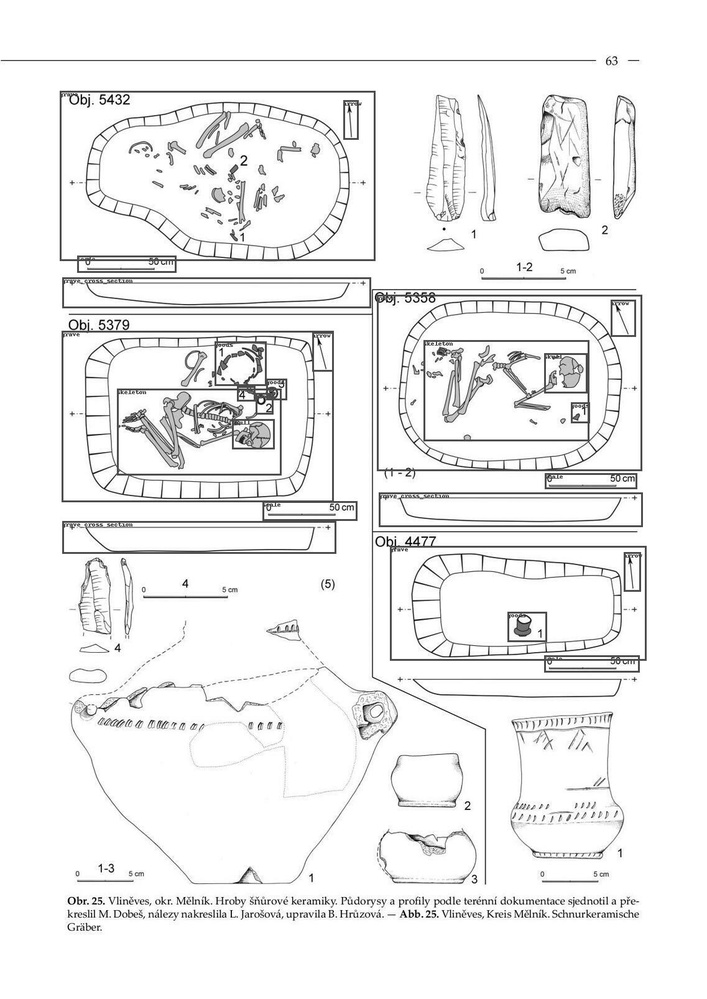
#> input picture scripts/object detection example.jpg, 707 x 999 px, shrunk from 1137 x 1607 before the run
$ python -i features.py   (imports and definitions only)
#> lines starting #> are read from the running program, lines starting #| are printed output that depends on the picture; after the words box and inside, x2 and y2 are one past the last pixel; in counts of white or black regions, pixels touching at a corner belong together
#> further down, picture is the input picture: shape (999, 707, 3); min 0, max 255, mean 240.4
"""
Feature extraction module for SIFT and ORB features.
"""

import cv2
import numpy as np


# [98 lines left out: functions extract_local_features, _extract_sift_features, _filter_sift_features, _extract_orb_features, extract_pattern_feature, _extract_texture_feature and 1 more, not called in this run]


def _extract_edge_feature(image_array):
    """Extract edge features using Canny and orientation histogram."""
    gray = cv2.cvtColor(image_array, cv2.COLOR_BGR2GRAY)
    edges = cv2.Canny(gray, 50, 150)
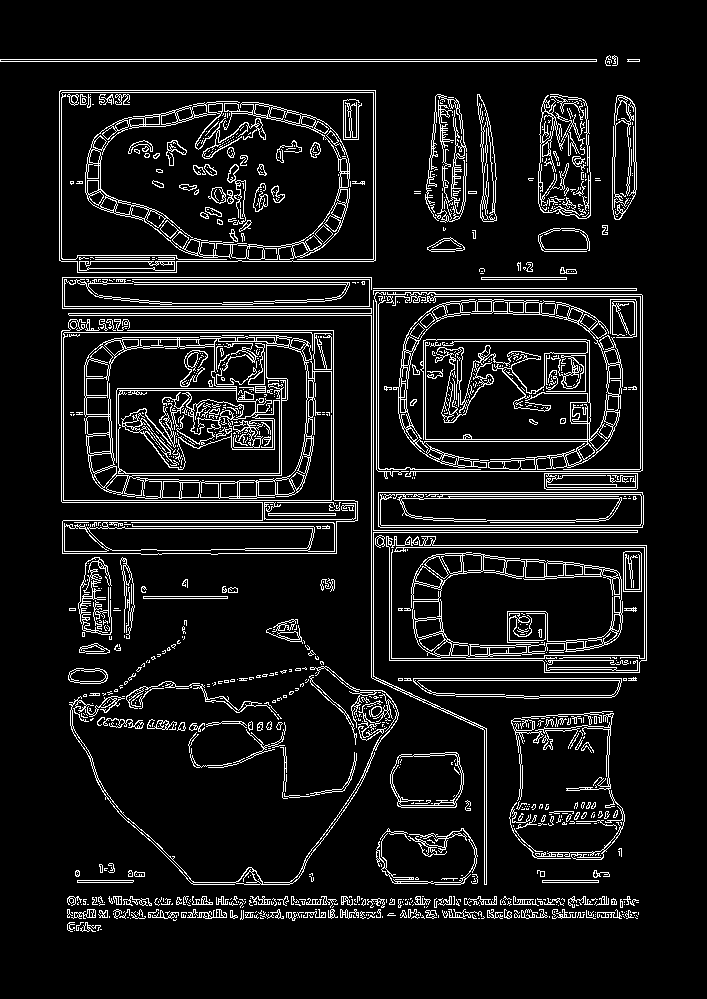
#> edges: shape (999, 707); 9.1% white in thin lines or dots, all inside (x1, y1, x2, y2) = (0, 55, 647, 932)

    orientations = np.arctan2(*np.gradient(edges)[::-1])
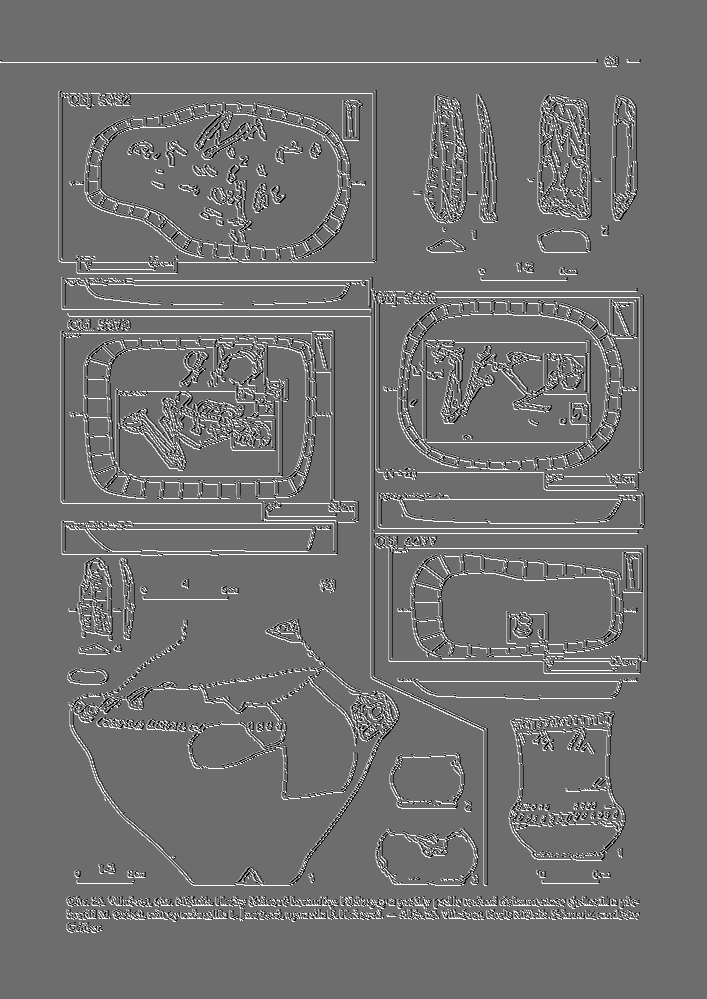
#> orientations: shape (999, 707) float64; min -2.36, max 3.14, mean 0.0951; drawn with min black and max white
    hist, _ = np.histogram(orientations, bins=18, range=(-np.pi, np.pi))
#> hist = 18 values, max 631595 at index 9, min 0 at index 0, mean 39238.5
    return hist.tolist()

>>> import cv2
>>> picture = cv2.imread('../object detection example.jpg')
>>> result = _extract_edge_feature(picture)
#> result = [0, 0, 5890, 0, 14800, 0, 5992, 0, 0, 631595, 0, 5900, 0, 14844, 0, 5932, 0, 21340]

$ run again, on scripts/Dobes & Limbursky_2013_Vlineves-KSK-053.jpg
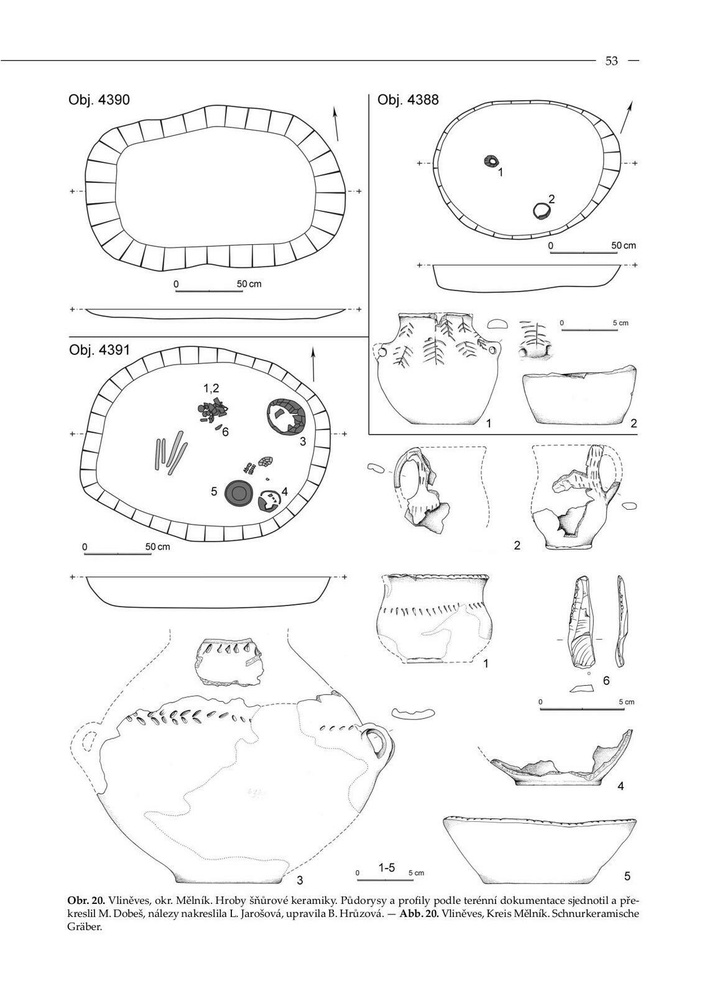
#> input picture scripts/Dobes & Limbursky_2013_Vlineves-KSK-053.jpg, 707 x 999 px, shrunk from 1137 x 1607 before the run
#> picture is the input picture: shape (999, 707, 3); min 0, max 255, mean 247.2
#> in _extract_edge_feature, `edges = cv2.Canny(gray, 50, 150)`:
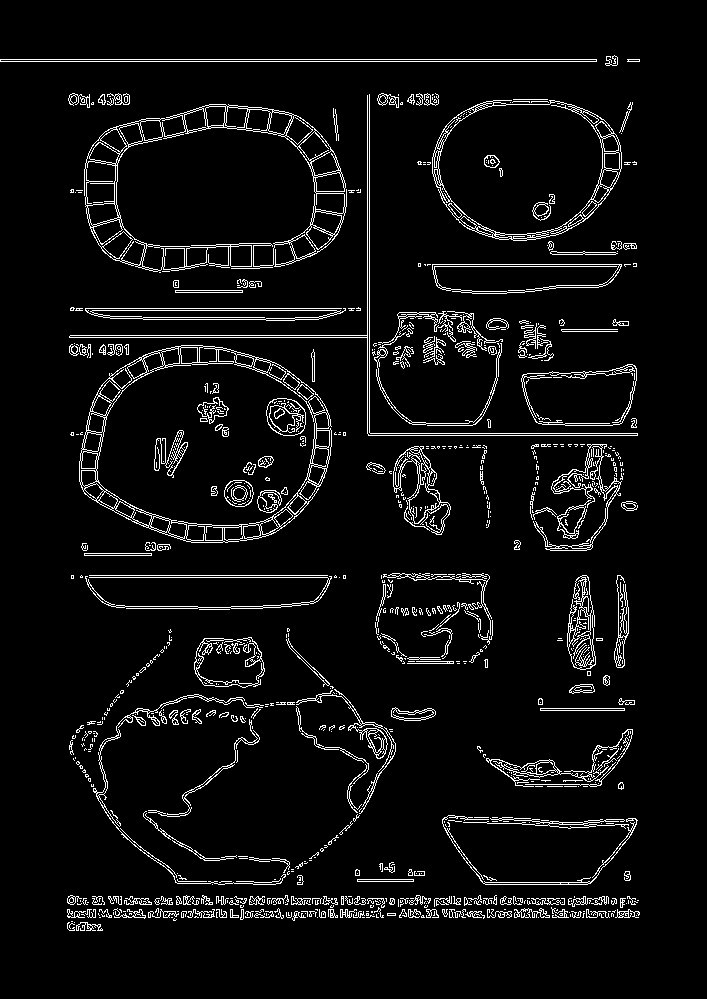
#> edges: shape (999, 707); 5.6% white in thin lines or dots, all inside (x1, y1, x2, y2) = (0, 55, 640, 931)
#> in _extract_edge_feature, `orientations = np.arctan2(*np.gradient(edges)[::-1])`:
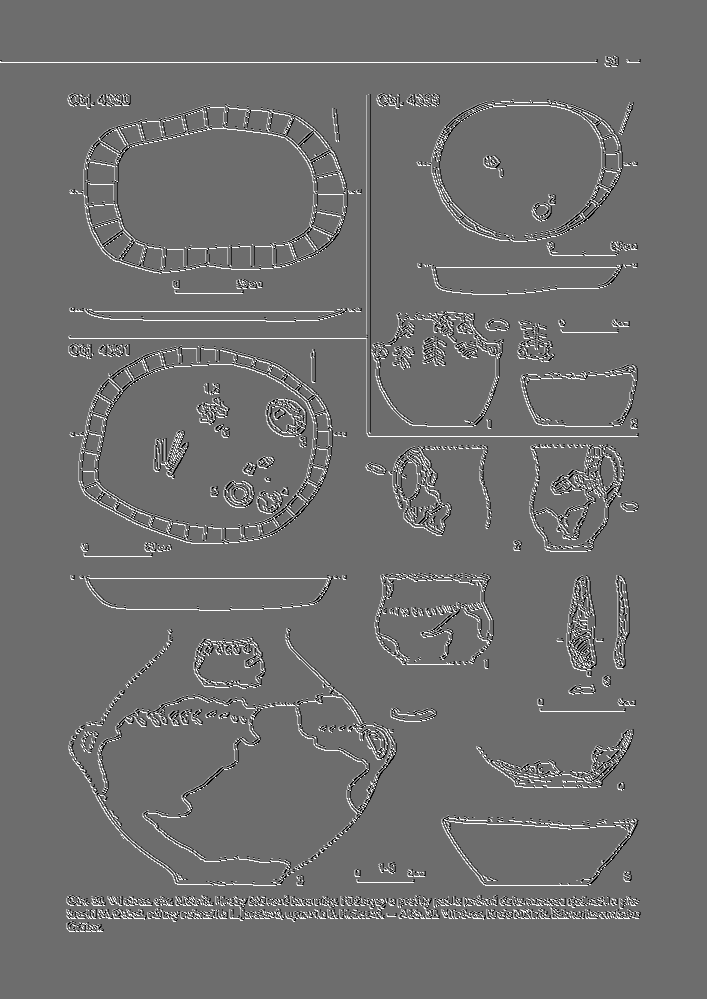
#> orientations: shape (999, 707) float64; min -2.36, max 3.14, mean 0.0599; drawn with min black and max white
#> hist = 18 values, max 652996 at index 9, min 0 at index 0, mean 39238.5
#> result = [0, 0, 5010, 0, 9927, 0, 4963, 0, 0, 652996, 0, 5005, 0, 9955, 0, 4934, 0, 13503]

$ run again, on scripts/Dobes & Limbursky_2013_Vlineves-KSK-063.jpg
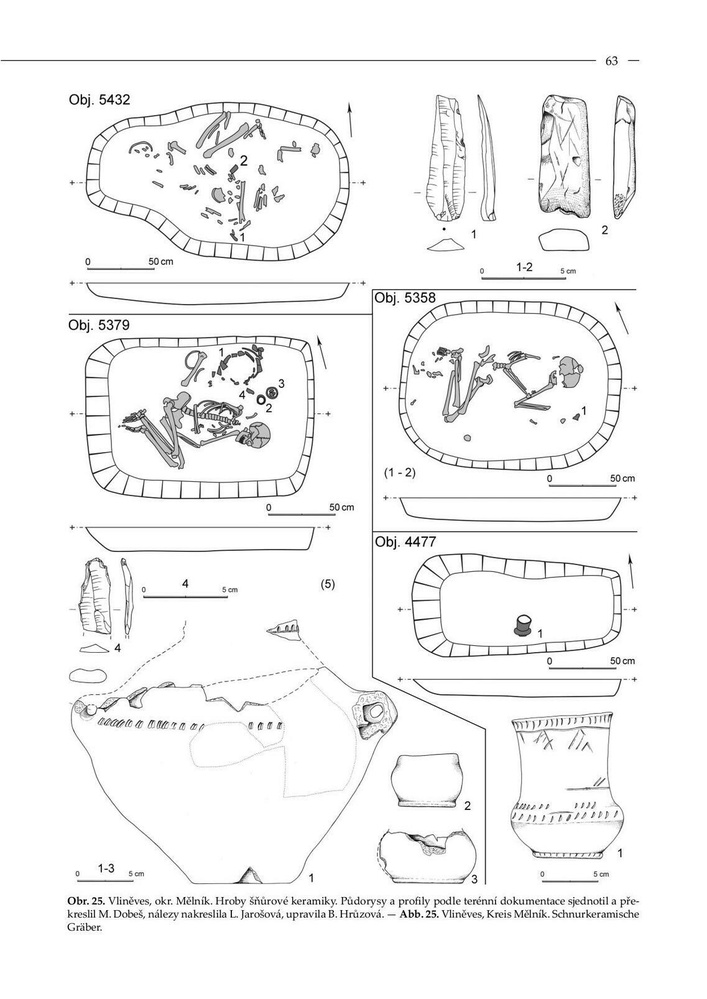
#> input picture scripts/Dobes & Limbursky_2013_Vlineves-KSK-063.jpg, 707 x 999 px, shrunk from 1137 x 1607 before the run
#> picture is the input picture: shape (999, 707, 3); min 0, max 255, mean 244.7
#> in _extract_edge_feature, `edges = cv2.Canny(gray, 50, 150)`:
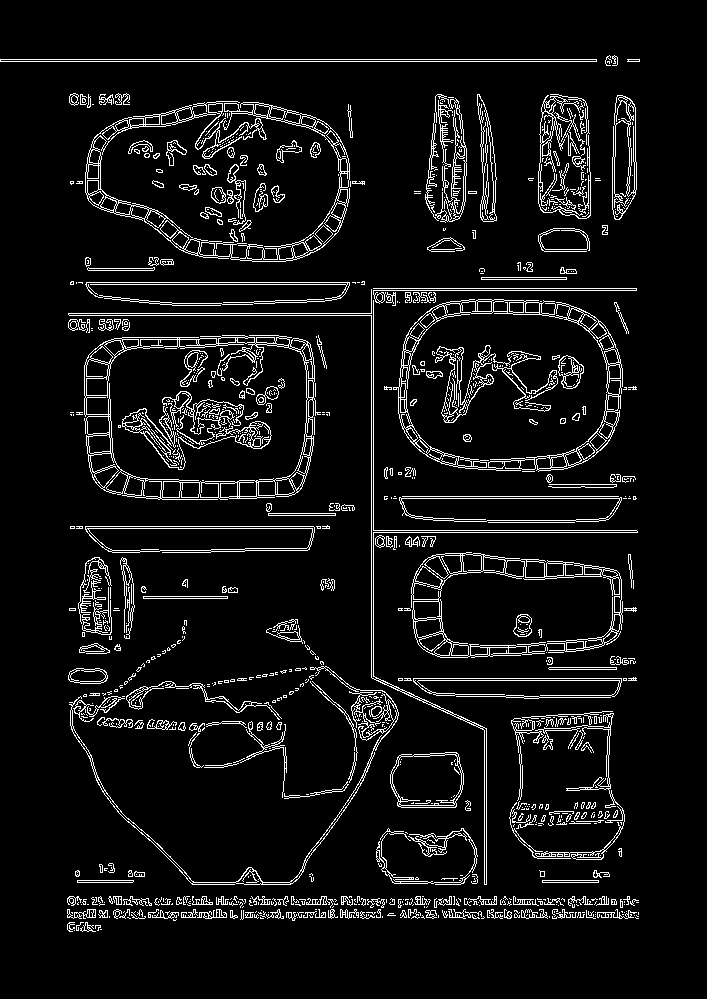
#> edges: shape (999, 707); 7.1% white in thin lines or dots, all inside (x1, y1, x2, y2) = (0, 55, 640, 932)
#> in _extract_edge_feature, `orientations = np.arctan2(*np.gradient(edges)[::-1])`:
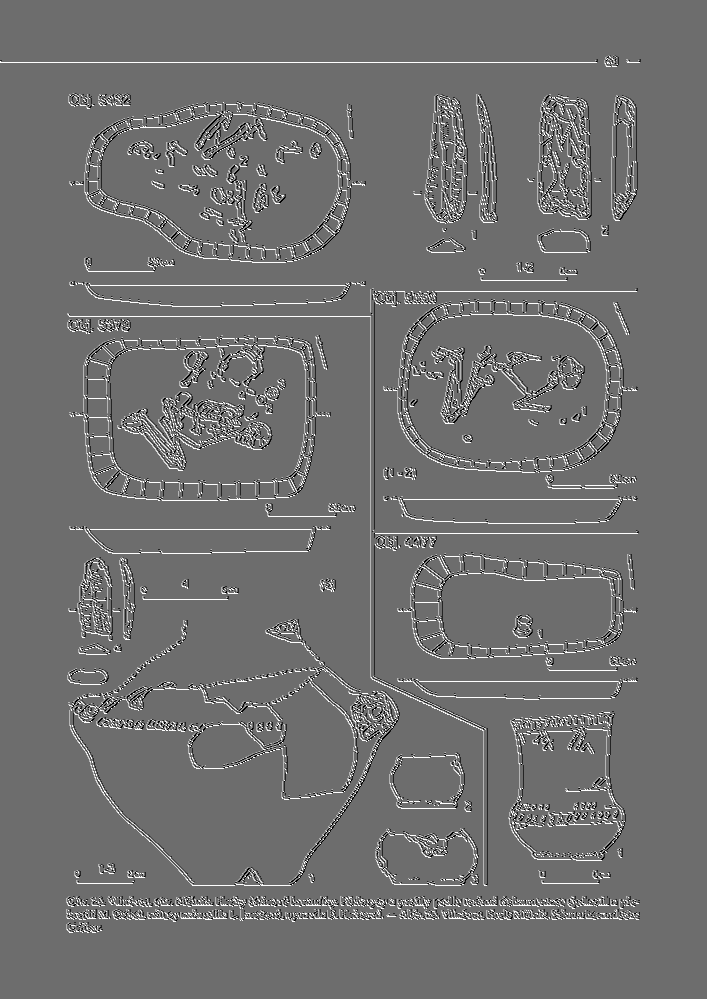
#> orientations: shape (999, 707) float64; min -2.36, max 3.14, mean 0.0739; drawn with min black and max white
#> hist = 18 values, max 641758 at index 9, min 0 at index 0, mean 39238.5
#> result = [0, 0, 5734, 0, 12418, 0, 5826, 0, 0, 641758, 0, 5764, 0, 12420, 0, 5788, 0, 16585]

$ run again, on scripts/Ortolf 2014_Lauda-Königshofen.pdf-112.png
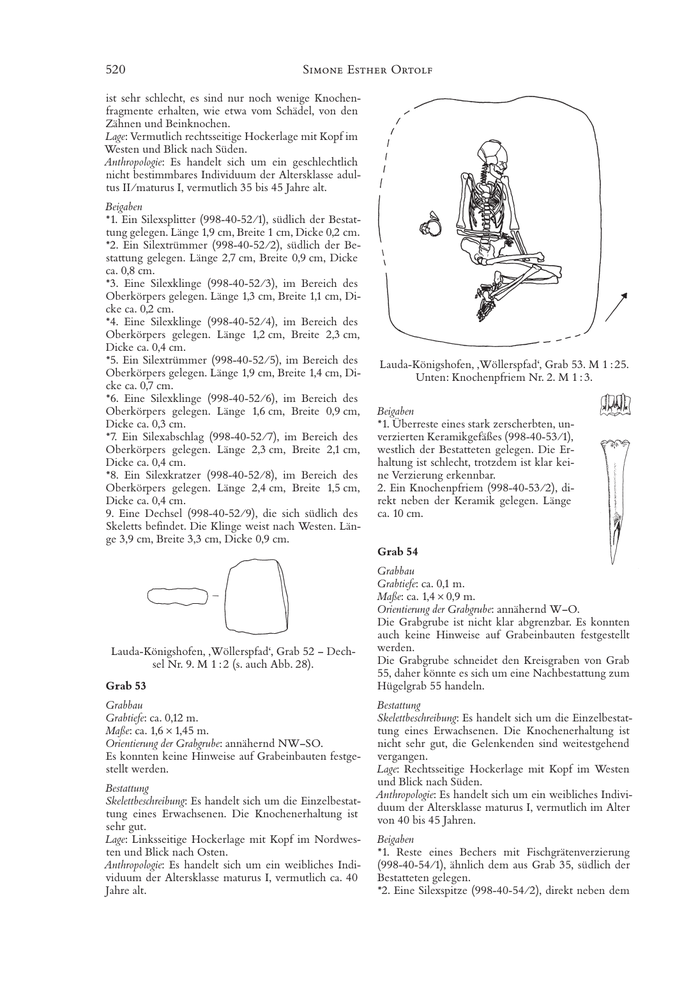
#> input picture scripts/Ortolf 2014_Lauda-Königshofen.pdf-112.png, 698 x 1000 px, shrunk from 1093 x 1565 before the run
#> picture is the input picture: shape (1000, 698, 3); mean B, G, R 244.4, 244.3, 244.5
#> in _extract_edge_feature, `edges = cv2.Canny(gray, 50, 150)`:
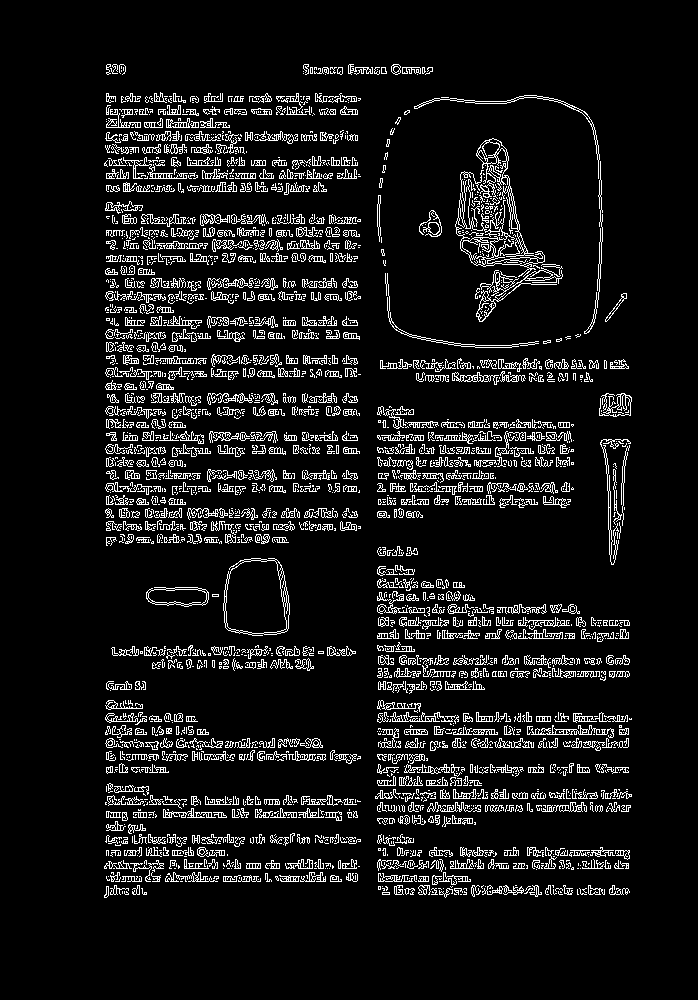
#> edges: shape (1000, 698); 8.5% white in thin lines or dots, all inside (x1, y1, x2, y2) = (104, 64, 632, 898)
#> in _extract_edge_feature, `orientations = np.arctan2(*np.gradient(edges)[::-1])`:
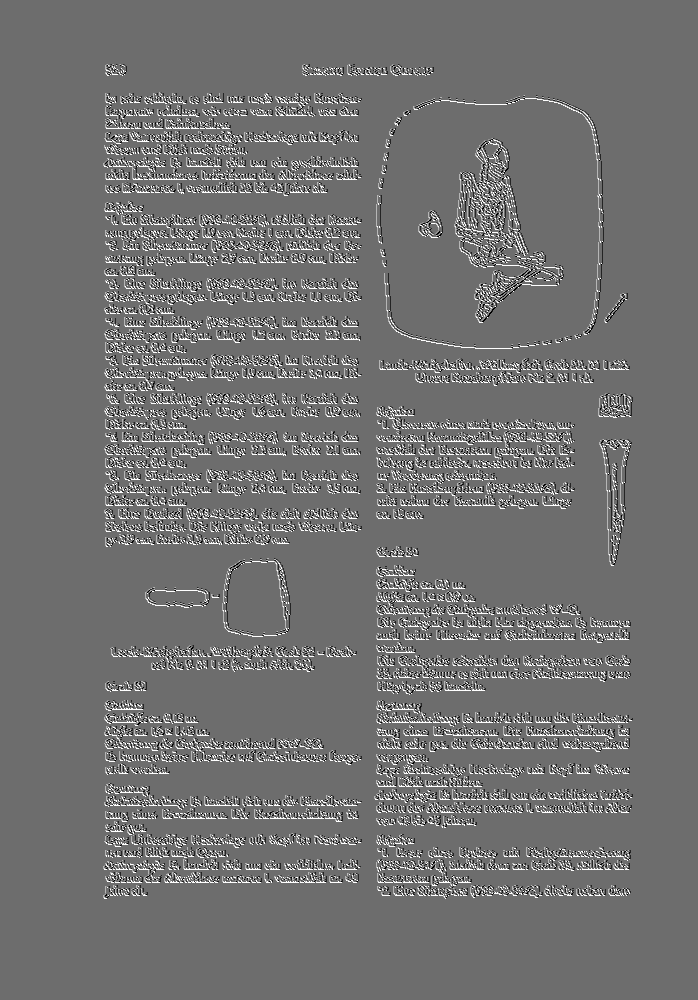
#> orientations: shape (1000, 698) float64; min -2.36, max 3.14, mean 0.1; drawn with min black and max white
#> hist = 18 values, max 613939 at index 9, min 0 at index 0, mean 38777.8
#> result = [0, 0, 6399, 0, 17808, 0, 6662, 0, 0, 613939, 0, 6757, 0, 18056, 0, 6056, 0, 22323]
